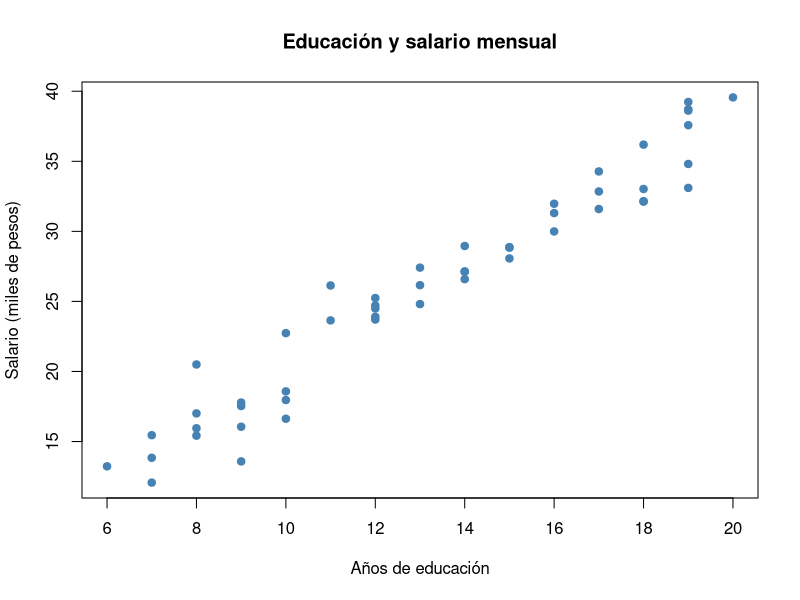

Write R code to recreate this figure.
## ---- chunk 1
knitr::opts_chunk$set(echo = TRUE, warnings = FALSE, messages = FALSE, comment = "##")
## ---- chunk 2
# a) Raíz cuadrada de 225 más 3 elevado a la 4
sqrt(255)+3^4


# b) Residuo de dividir 1000 entre 7 (operador %%)
1000%%7

# c) e elevado a la 2
exp(2)

## ---- chunk 3
pib_nominal <- 29700 #miles de millones de pesos
deflactor <- 148.3 #base 2013=100
pib_real <- pib_nominal/(deflactor/100)
pib_real

## ---- chunk 4

 10 == 10 #TRUE
 10 != 10 #FALSE
 (5 > 3) & (8 < 5) #FALSE
 (5 > 3) | (8 < 5) #TRUE
 !(3 > 1) #FALSE

## ---- chunk 5
a <- 19500.75 #NUMÉRICO
b <- "tasa de desempleo" #TEXTO
c <- FALSE #LÓGICO
d <- "2.8" #TEXTO porque esta entre comillas

# Tu código aquí
class(a)
class(b)
class(c)
class(d)


## ---- chunk 6
set.seed(42)
paises <- c("México", "Brasil", "Argentina", "Colombia", "Chile", "Perú",
            "Venezuela", "Ecuador", "Bolivia", "Paraguay", "Uruguay",
            "Costa Rica", "Panamá", "Guatemala", "Honduras", "El Salvador",
            "Nicaragua", "Cuba", "República Dominicana", "Jamaica")

desempleo <- round(runif(n = 20, min = 2.0, max = 15.0), 1)
## ---- chunk 7
mean(desempleo)

## ---- chunk 8
tasa_desempleo_pais <- data.frame (pais=paises,tasa=desempleo)
tasa_desempleo_pais
tasa_desempleo_pais[tasa_desempleo_pais$tasa > 9.97, ] 
## ---- chunk 9
tasa_desempleo_pais[tasa_desempleo_pais$tasa < 7, ] 
## ---- chunk 10
alto_desempleo <- desempleo > 10
alto_desempleo


## ---- chunk 11
set.seed(7)

n <- 30

paises_macro <- c("México", "Brasil", "Argentina", "Colombia", "Chile", "Perú",
                  "Venezuela", "Ecuador", "Bolivia", "Paraguay", "Uruguay",
                  "Costa Rica", "Panamá", "Guatemala", "Honduras", "El Salvador",
                  "Nicaragua", "Cuba", "Rep. Dominicana", "Jamaica",
                  "Trinidad y Tobago", "Bahamas", "Haití", "Belice", "Guyana",
                  "Surinam", "Barbados", "Santa Lucía", "Granada", "Dominica")

macro <- data.frame(
  pais      = paises_macro,
  pib       = round(runif(n, min = 50,   max = 2500), 1),  # miles de mill. USD
  inflacion = round(runif(n, min = 1.5,  max = 50.0), 1),  # %
  desempleo = round(runif(n, min = 2.0,  max = 18.0), 1)   # %
)
## ---- chunk 12
summary (macro)
## ---- chunk 13
macro$inflacion_alta <- macro$inflacion > 10
macro
## ---- chunk 14
desempleo_bajo <- macro$desempleo < 8
desempleo_bajo
## ---- chunk 15
macro[macro$inflacion > 10 & macro$desempleo < 8,]
## ---- chunk 16
set.seed(123)

n          <- 50
educacion  <- round(runif(n, min = 6, max = 20), 0)   # años de educación
error      <- rnorm(n, mean = 0, sd = 2)               # ruido aleatorio
salario    <- 2 + 1.8 * educacion + error              # miles de pesos al mes

# Gráfico ya hecho — obsérvalo antes de estimar
plot(educacion, salario,
     main = "Educación y salario mensual",
     xlab = "Años de educación",
     ylab = "Salario (miles de pesos)",
     pch  = 19, col = "steelblue")

# Matriz X ya construida
X <- matrix(c(rep(1, n), educacion), nrow = n, ncol = 2)
colnames(X) <- c("constante", "educacion")

y <- matrix(salario, nrow = n)
## ---- chunk 17
# X'X
A <- t(X)%*%X
A

# (X'X)^-1
solve(A)

## ---- chunk 18
t(X)%*%y
## ---- chunk 19
B <- solve(A)
C <- B%*%t(X)
C%*%y
## ---- chunk 20
set.seed(2026)
n <- 32
g <- c("Grupo A","Grupo B","Grupo C","Grupo D",
       "Grupo E","Grupo F",
       "Grupo G","Grupo H")
d <- data.frame(
  eq  = paste0("Selección_", 1:n),
  gf  = round(runif(n, 0, 15)),
  gc  = round(runif(n, 0, 15)),
  pos = round(runif(n, 1, 32)),
  grp = rep(g, each = 4)
)
d$dg  <- d$gf - d$gc
d$ef  <- ifelse(d$dg > 0, 1, 0)
d2    <- d[order(-d$gf), ]
d3    <- d2[1:8, ]
m     <- mean(d3$gf)
s     <- sd(d3$gf)
d3$z  <- (d3$gf - m) / s
cat("Promedio:", round(m, 2), "\n")
cat("Top equipo:", d3$eq[1], "con", d3$gf[1], "goles\n")

## ---- chunk 21
#Poner semilla para realmente generar los mismos números aleatorios cada vez
set.seed(2026)

#Como abajo vemos los nombres de equipos y goles, podemos asumir que estamos hablando de fútbol.
#Establecemos el número total de equipos
equipos <- 32

#Asumimos que se dividen en grupos como en el mundial, y los nombramos
grupos <- c("Grupo A","Grupo B","Grupo C","Grupo D",
       "Grupo E","Grupo F",
       "Grupo G","Grupo H")

#creamos un data frame para el torneo
torneo <- data.frame(
  equipos_nombre  = paste0("Selección_", 1:equipos),
  goles_anotados  = round(runif(equipos, 0, 15)),
  goles_recibidos = round(runif(equipos, 0, 15)),
  posicion = round(runif(equipos, 1, 32)), #posicion en el ranking entre los 32 equipos
  grupo = rep(grupos, each = 4) #asignación de grupos, cuatro equipos por grupo
)

#Calcular diferencia de goles para evaluar defensiva contra ofensiva
torneo$diferencia_goles  <- torneo$goles_anotados - torneo$goles_recibidos

#Ver eficiencia de la selección dependiendo de si la diferencia de goles es positiva. 
torneo$eficiencia  <- ifelse(torneo$diferencia_goles > 0, 1, 0)

#Ordenar equipos por mayor a menor por cantidad de goles anotados 
rank_goles <- torneo[order(-torneo$goles_anotados), ]

#Seleccionar los 8 mejores equipos
top_8   <- rank_goles[1:8, ]

#Calcular promedio de goles de los ocho mejores
promedio_goles     <- mean(top_8$goles_anotados)

#Calcular desviación estándar de lo último
desv_goles     <- sd(top_8$goles_anotados)

#Calcular el puntaje Z (estandarización)
top_8$z_score  <- (top_8$goles_anotados - promedio_goles) / desv_goles

#Imprimir resultados principales 
cat("Promedio:", round(promedio_goles, 2), "\n")
cat("Top equipo:", top_8$equipo[1], "con", top_8$goles_anotados[1], "goles\n")
